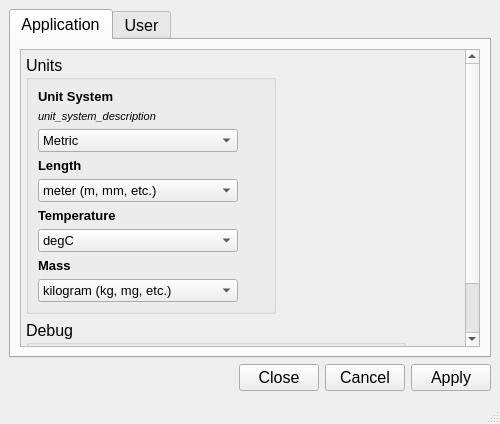
<?xml version="1.0" encoding="UTF-8"?>
<ui version="4.0">
 <class>MainWindow</class>
 <widget class="QMainWindow" name="MainWindow">
  <property name="windowModality">
   <enum>Qt::ApplicationModal</enum>
  </property>
  <property name="geometry">
   <rect>
    <x>0</x>
    <y>0</y>
    <width>500</width>
    <height>422</height>
   </rect>
  </property>
  <property name="maximumSize">
   <size>
    <width>700</width>
    <height>16777215</height>
   </size>
  </property>
  <property name="font">
   <font>
    <family>Liberation Sans</family>
    <pointsize>12</pointsize>
   </font>
  </property>
  <property name="focusPolicy">
   <enum>Qt::NoFocus</enum>
  </property>
  <property name="windowTitle">
   <string>EPSA Wizard Preferences</string>
  </property>
  <widget class="QWidget" name="centralwidget">
   <property name="minimumSize">
    <size>
     <width>500</width>
     <height>400</height>
    </size>
   </property>
   <layout class="QVBoxLayout" name="verticalLayout">
    <item>
     <widget class="QTabWidget" name="tabwidget_preferences">
      <property name="font">
       <font>
        <family>Liberation Sans</family>
        <pointsize>12</pointsize>
       </font>
      </property>
      <property name="tabPosition">
       <enum>QTabWidget::North</enum>
      </property>
      <property name="tabShape">
       <enum>QTabWidget::Rounded</enum>
      </property>
      <property name="currentIndex">
       <number>0</number>
      </property>
      <property name="movable">
       <bool>false</bool>
      </property>
      <property name="tabBarAutoHide">
       <bool>false</bool>
      </property>
      <widget class="QWidget" name="tab_application">
       <attribute name="title">
        <string>Application</string>
       </attribute>
       <layout class="QVBoxLayout" name="verticalLayout_7">
        <item>
         <widget class="QScrollArea" name="scrollarea_application">
          <property name="widgetResizable">
           <bool>true</bool>
          </property>
          <widget class="QWidget" name="scrollwidget_application">
           <property name="geometry">
            <rect>
             <x>0</x>
             <y>0</y>
             <width>455</width>
             <height>326</height>
            </rect>
           </property>
           <layout class="QVBoxLayout" name="verticalLayout_5">
            <property name="leftMargin">
             <number>5</number>
            </property>
            <property name="topMargin">
             <number>5</number>
            </property>
            <property name="rightMargin">
             <number>5</number>
            </property>
            <property name="bottomMargin">
             <number>5</number>
            </property>
            <item>
             <widget class="QGroupBox" name="groupbox_units">
              <property name="sizePolicy">
               <sizepolicy hsizetype="Preferred" vsizetype="Expanding">
                <horstretch>0</horstretch>
                <verstretch>0</verstretch>
               </sizepolicy>
              </property>
              <property name="maximumSize">
               <size>
                <width>250</width>
                <height>16777215</height>
               </size>
              </property>
              <property name="title">
               <string>Units</string>
              </property>
              <layout class="QVBoxLayout" name="verticalLayout_6">
               <item>
                <widget class="QLabel" name="lbl_unitsystem">
                 <property name="sizePolicy">
                  <sizepolicy hsizetype="Preferred" vsizetype="Fixed">
                   <horstretch>0</horstretch>
                   <verstretch>0</verstretch>
                  </sizepolicy>
                 </property>
                 <property name="font">
                  <font>
                   <family>Liberation Sans</family>
                   <pointsize>10</pointsize>
                   <bold>true</bold>
                  </font>
                 </property>
                 <property name="text">
                  <string>Unit System</string>
                 </property>
                </widget>
               </item>
               <item>
                <widget class="QLabel" name="lbl_unitsystem_desc">
                 <property name="sizePolicy">
                  <sizepolicy hsizetype="Preferred" vsizetype="Preferred">
                   <horstretch>0</horstretch>
                   <verstretch>0</verstretch>
                  </sizepolicy>
                 </property>
                 <property name="font">
                  <font>
                   <family>Liberation Sans</family>
                   <pointsize>8</pointsize>
                   <italic>true</italic>
                  </font>
                 </property>
                 <property name="text">
                  <string>unit_system_description</string>
                 </property>
                </widget>
               </item>
               <item>
                <widget class="QComboBox" name="combo_unitsystem">
                 <property name="sizePolicy">
                  <sizepolicy hsizetype="Preferred" vsizetype="Preferred">
                   <horstretch>0</horstretch>
                   <verstretch>0</verstretch>
                  </sizepolicy>
                 </property>
                 <property name="maximumSize">
                  <size>
                   <width>200</width>
                   <height>40</height>
                  </size>
                 </property>
                 <property name="font">
                  <font>
                   <family>Liberation Sans</family>
                   <pointsize>10</pointsize>
                  </font>
                 </property>
                 <property name="focusPolicy">
                  <enum>Qt::StrongFocus</enum>
                 </property>
                 <property name="toolTip">
                  <string>Unit system</string>
                 </property>
                 <property name="frame">
                  <bool>true</bool>
                 </property>
                 <item>
                  <property name="text">
                   <string>Metric</string>
                  </property>
                 </item>
                 <item>
                  <property name="text">
                   <string>Imperial</string>
                  </property>
                 </item>
                 <item>
                  <property name="text">
                   <string>Custom</string>
                  </property>
                 </item>
                </widget>
               </item>
               <item>
                <widget class="QLabel" name="lbl_lengthtype">
                 <property name="sizePolicy">
                  <sizepolicy hsizetype="Preferred" vsizetype="Fixed">
                   <horstretch>0</horstretch>
                   <verstretch>0</verstretch>
                  </sizepolicy>
                 </property>
                 <property name="font">
                  <font>
                   <family>Liberation Sans</family>
                   <pointsize>10</pointsize>
                   <bold>true</bold>
                  </font>
                 </property>
                 <property name="text">
                  <string>Length</string>
                 </property>
                </widget>
               </item>
               <item>
                <widget class="QComboBox" name="combo_lengthtype">
                 <property name="sizePolicy">
                  <sizepolicy hsizetype="Preferred" vsizetype="Preferred">
                   <horstretch>0</horstretch>
                   <verstretch>0</verstretch>
                  </sizepolicy>
                 </property>
                 <property name="maximumSize">
                  <size>
                   <width>200</width>
                   <height>40</height>
                  </size>
                 </property>
                 <property name="font">
                  <font>
                   <family>Liberation Sans</family>
                   <pointsize>10</pointsize>
                  </font>
                 </property>
                 <property name="focusPolicy">
                  <enum>Qt::StrongFocus</enum>
                 </property>
                 <property name="toolTip">
                  <string>Length type</string>
                 </property>
                 <item>
                  <property name="text">
                   <string>meter (m, mm, etc.)</string>
                  </property>
                 </item>
                 <item>
                  <property name="text">
                   <string>foot (ft, in, thou)</string>
                  </property>
                 </item>
                </widget>
               </item>
               <item>
                <widget class="QLabel" name="lbl_temptype">
                 <property name="sizePolicy">
                  <sizepolicy hsizetype="Preferred" vsizetype="Fixed">
                   <horstretch>0</horstretch>
                   <verstretch>0</verstretch>
                  </sizepolicy>
                 </property>
                 <property name="font">
                  <font>
                   <family>Liberation Sans</family>
                   <pointsize>10</pointsize>
                   <bold>true</bold>
                  </font>
                 </property>
                 <property name="text">
                  <string>Temperature</string>
                 </property>
                </widget>
               </item>
               <item>
                <widget class="QComboBox" name="combo_temptype">
                 <property name="sizePolicy">
                  <sizepolicy hsizetype="Preferred" vsizetype="Preferred">
                   <horstretch>0</horstretch>
                   <verstretch>0</verstretch>
                  </sizepolicy>
                 </property>
                 <property name="maximumSize">
                  <size>
                   <width>200</width>
                   <height>40</height>
                  </size>
                 </property>
                 <property name="font">
                  <font>
                   <family>Liberation Sans</family>
                   <pointsize>10</pointsize>
                  </font>
                 </property>
                 <property name="focusPolicy">
                  <enum>Qt::StrongFocus</enum>
                 </property>
                 <property name="toolTip">
                  <string>Temperature type</string>
                 </property>
                 <item>
                  <property name="text">
                   <string>degC</string>
                  </property>
                 </item>
                 <item>
                  <property name="text">
                   <string>degF</string>
                  </property>
                 </item>
                 <item>
                  <property name="text">
                   <string>degK</string>
                  </property>
                 </item>
                </widget>
               </item>
               <item>
                <widget class="QLabel" name="lbl_masstype">
                 <property name="sizePolicy">
                  <sizepolicy hsizetype="Preferred" vsizetype="Fixed">
                   <horstretch>0</horstretch>
                   <verstretch>0</verstretch>
                  </sizepolicy>
                 </property>
                 <property name="font">
                  <font>
                   <family>Liberation Sans</family>
                   <pointsize>10</pointsize>
                   <bold>true</bold>
                  </font>
                 </property>
                 <property name="text">
                  <string>Mass</string>
                 </property>
                </widget>
               </item>
               <item>
                <widget class="QComboBox" name="combo_masstype">
                 <property name="sizePolicy">
                  <sizepolicy hsizetype="Preferred" vsizetype="Preferred">
                   <horstretch>0</horstretch>
                   <verstretch>0</verstretch>
                  </sizepolicy>
                 </property>
                 <property name="maximumSize">
                  <size>
                   <width>200</width>
                   <height>40</height>
                  </size>
                 </property>
                 <property name="font">
                  <font>
                   <family>Liberation Sans</family>
                   <pointsize>10</pointsize>
                  </font>
                 </property>
                 <property name="focusPolicy">
                  <enum>Qt::StrongFocus</enum>
                 </property>
                 <property name="toolTip">
                  <string>Mass type</string>
                 </property>
                 <item>
                  <property name="text">
                   <string>kilogram (kg, mg, etc.)</string>
                  </property>
                 </item>
                 <item>
                  <property name="text">
                   <string>pound (lb.)</string>
                  </property>
                 </item>
                </widget>
               </item>
               <item>
                <spacer name="vspacer_units">
                 <property name="orientation">
                  <enum>Qt::Vertical</enum>
                 </property>
                 <property name="sizeType">
                  <enum>QSizePolicy::Expanding</enum>
                 </property>
                 <property name="sizeHint" stdset="0">
                  <size>
                   <width>20</width>
                   <height>5</height>
                  </size>
                 </property>
                </spacer>
               </item>
              </layout>
             </widget>
            </item>
            <item>
             <widget class="QGroupBox" name="groupbox_debug">
              <property name="maximumSize">
               <size>
                <width>380</width>
                <height>16777215</height>
               </size>
              </property>
              <property name="title">
               <string>Debug</string>
              </property>
              <layout class="QVBoxLayout" name="verticalLayout_8">
               <item>
                <widget class="QLabel" name="lbl_debug_desc">
                 <property name="font">
                  <font>
                   <family>Liberation Sans</family>
                   <pointsize>8</pointsize>
                   <italic>true</italic>
                  </font>
                 </property>
                 <property name="text">
                  <string>Forces certain features and produces more verbose outputs.</string>
                 </property>
                </widget>
               </item>
               <item>
                <widget class="QCheckBox" name="checkbox_debug">
                 <property name="font">
                  <font>
                   <family>Liberation Sans</family>
                   <pointsize>10</pointsize>
                  </font>
                 </property>
                 <property name="text">
                  <string>Debug</string>
                 </property>
                </widget>
               </item>
              </layout>
             </widget>
            </item>
           </layout>
          </widget>
         </widget>
        </item>
       </layout>
      </widget>
      <widget class="QWidget" name="tab_user">
       <attribute name="title">
        <string>User</string>
       </attribute>
       <layout class="QVBoxLayout" name="verticalLayout_2">
        <item>
         <widget class="QScrollArea" name="scrollarea_user">
          <property name="widgetResizable">
           <bool>true</bool>
          </property>
          <widget class="QWidget" name="scrollwidget_user">
           <property name="geometry">
            <rect>
             <x>0</x>
             <y>0</y>
             <width>466</width>
             <height>315</height>
            </rect>
           </property>
           <layout class="QVBoxLayout" name="verticalLayout_3">
            <item>
             <widget class="QGroupBox" name="group_userinfo">
              <property name="sizePolicy">
               <sizepolicy hsizetype="Preferred" vsizetype="Expanding">
                <horstretch>0</horstretch>
                <verstretch>0</verstretch>
               </sizepolicy>
              </property>
              <property name="maximumSize">
               <size>
                <width>400</width>
                <height>16777215</height>
               </size>
              </property>
              <property name="title">
               <string>Information</string>
              </property>
              <layout class="QVBoxLayout" name="verticalLayout_4">
               <item>
                <widget class="QLabel" name="lbl_info_desc">
                 <property name="sizePolicy">
                  <sizepolicy hsizetype="Expanding" vsizetype="Fixed">
                   <horstretch>0</horstretch>
                   <verstretch>0</verstretch>
                  </sizepolicy>
                 </property>
                 <property name="minimumSize">
                  <size>
                   <width>0</width>
                   <height>10</height>
                  </size>
                 </property>
                 <property name="maximumSize">
                  <size>
                   <width>16777215</width>
                   <height>10</height>
                  </size>
                 </property>
                 <property name="font">
                  <font>
                   <family>Liberation Sans</family>
                   <pointsize>8</pointsize>
                   <italic>true</italic>
                  </font>
                 </property>
                 <property name="text">
                  <string>Used in generated reports</string>
                 </property>
                </widget>
               </item>
               <item>
                <widget class="QLabel" name="lbl_username">
                 <property name="font">
                  <font>
                   <family>Liberation Sans</family>
                   <pointsize>10</pointsize>
                   <bold>true</bold>
                  </font>
                 </property>
                 <property name="text">
                  <string>User's Name:</string>
                 </property>
                </widget>
               </item>
               <item>
                <widget class="QLineEdit" name="input_username">
                 <property name="maximumSize">
                  <size>
                   <width>300</width>
                   <height>20</height>
                  </size>
                 </property>
                 <property name="font">
                  <font>
                   <family>Liberation Sans</family>
                   <pointsize>10</pointsize>
                  </font>
                 </property>
                 <property name="text">
                  <string>FirstName LastName</string>
                 </property>
                 <property name="placeholderText">
                  <string>Walter White</string>
                 </property>
                </widget>
               </item>
               <item>
                <widget class="QLabel" name="lbl_userorg">
                 <property name="font">
                  <font>
                   <family>Liberation Sans</family>
                   <pointsize>10</pointsize>
                   <bold>true</bold>
                  </font>
                 </property>
                 <property name="text">
                  <string>User's Company/Organization</string>
                 </property>
                </widget>
               </item>
               <item>
                <widget class="QLineEdit" name="input_userorg">
                 <property name="maximumSize">
                  <size>
                   <width>300</width>
                   <height>20</height>
                  </size>
                 </property>
                 <property name="font">
                  <font>
                   <family>Liberation Sans</family>
                   <pointsize>10</pointsize>
                  </font>
                 </property>
                 <property name="text">
                  <string>Your Company/Org Here</string>
                 </property>
                </widget>
               </item>
               <item>
                <widget class="QLabel" name="lbl_usertitle">
                 <property name="font">
                  <font>
                   <family>Liberation Sans</family>
                   <pointsize>10</pointsize>
                   <bold>true</bold>
                  </font>
                 </property>
                 <property name="text">
                  <string>User's Title:</string>
                 </property>
                </widget>
               </item>
               <item>
                <widget class="QLineEdit" name="input_usertitle">
                 <property name="maximumSize">
                  <size>
                   <width>300</width>
                   <height>20</height>
                  </size>
                 </property>
                 <property name="font">
                  <font>
                   <family>Liberation Sans</family>
                   <pointsize>10</pointsize>
                  </font>
                 </property>
                 <property name="text">
                  <string>Your Title Here</string>
                 </property>
                </widget>
               </item>
               <item>
                <spacer name="vspacer_userinfo">
                 <property name="orientation">
                  <enum>Qt::Vertical</enum>
                 </property>
                 <property name="sizeHint" stdset="0">
                  <size>
                   <width>20</width>
                   <height>40</height>
                  </size>
                 </property>
                </spacer>
               </item>
              </layout>
             </widget>
            </item>
           </layout>
          </widget>
         </widget>
        </item>
       </layout>
      </widget>
     </widget>
    </item>
    <item>
     <widget class="QDialogButtonBox" name="btnbox_main">
      <property name="standardButtons">
       <set>QDialogButtonBox::Apply|QDialogButtonBox::Cancel|QDialogButtonBox::Close</set>
      </property>
      <property name="centerButtons">
       <bool>false</bool>
      </property>
     </widget>
    </item>
   </layout>
  </widget>
  <widget class="QStatusBar" name="statusbar">
   <property name="font">
    <font>
     <family>Liberation Sans</family>
     <pointsize>12</pointsize>
    </font>
   </property>
  </widget>
 </widget>
 <tabstops>
  <tabstop>tabwidget_preferences</tabstop>
  <tabstop>scrollarea_application</tabstop>
  <tabstop>combo_unitsystem</tabstop>
  <tabstop>combo_lengthtype</tabstop>
  <tabstop>combo_temptype</tabstop>
  <tabstop>combo_masstype</tabstop>
  <tabstop>scrollarea_user</tabstop>
  <tabstop>input_username</tabstop>
  <tabstop>input_userorg</tabstop>
  <tabstop>input_usertitle</tabstop>
  <tabstop>checkbox_debug</tabstop>
 </tabstops>
 <resources/>
 <connections/>
</ui>
